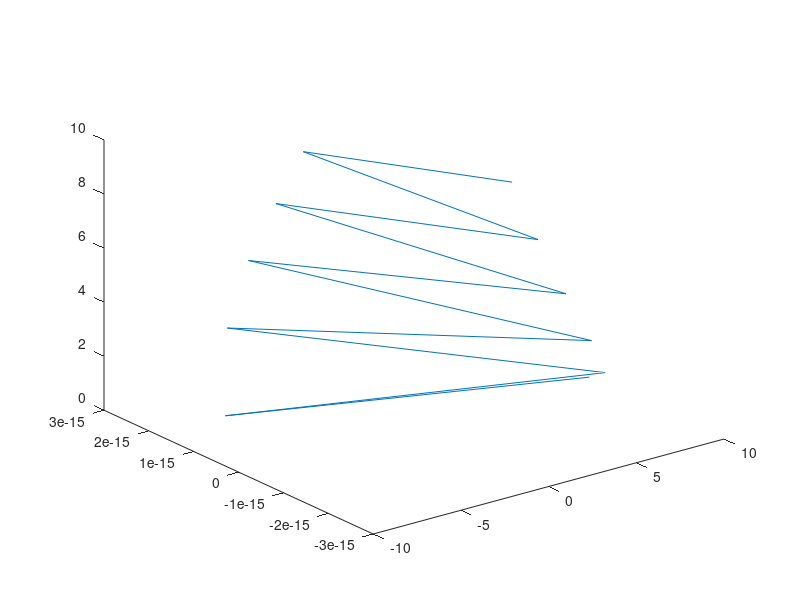

This figure's MATLAB source:
% Script File: ch6p09.m
% Programmer: Cameron Carroll
% April 12, 2012

clear;
clc;
clf;

y = @(x) 10 .* exp(1).^(((-0.2)+1i.*pi).*x);
range = 0:10;

plot3(real(y(range)), imag(y(range)), range);